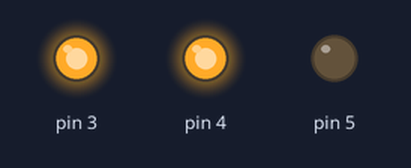
Recording of a sketch running on a simulated Arduino Uno, built with avr-gcc and run on an emulated ATmega328P. On the bench: output pins drawn as LEDs (lit = HIGH).

Above: at 0.1 s.
Timing chart, 0 to 1.6 s (numbered marks = the images above):
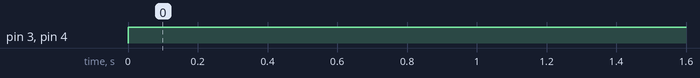

The sketch:

Motor_Driver_IC.ino
```cpp
void setup()
{
  pinMode(3,OUTPUT);
  pinMode(4, OUTPUT);
  pinMode(5, OUTPUT);
}

void loop()
{
  digitalWrite(3, HIGH);
  digitalWrite(4, HIGH);
  digitalWrite(5, LOW);

}
```

Measured:
- by itself, pin 3, pin 4: LOW → HIGH at 0.00 s
